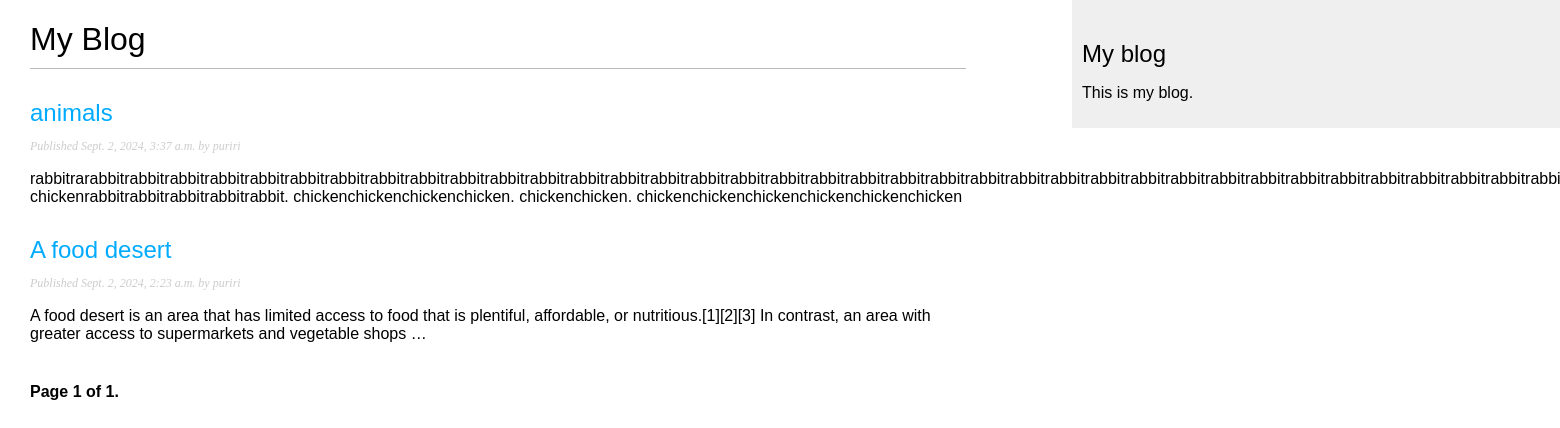
/blog/, run on an earlier commit of the app's database.
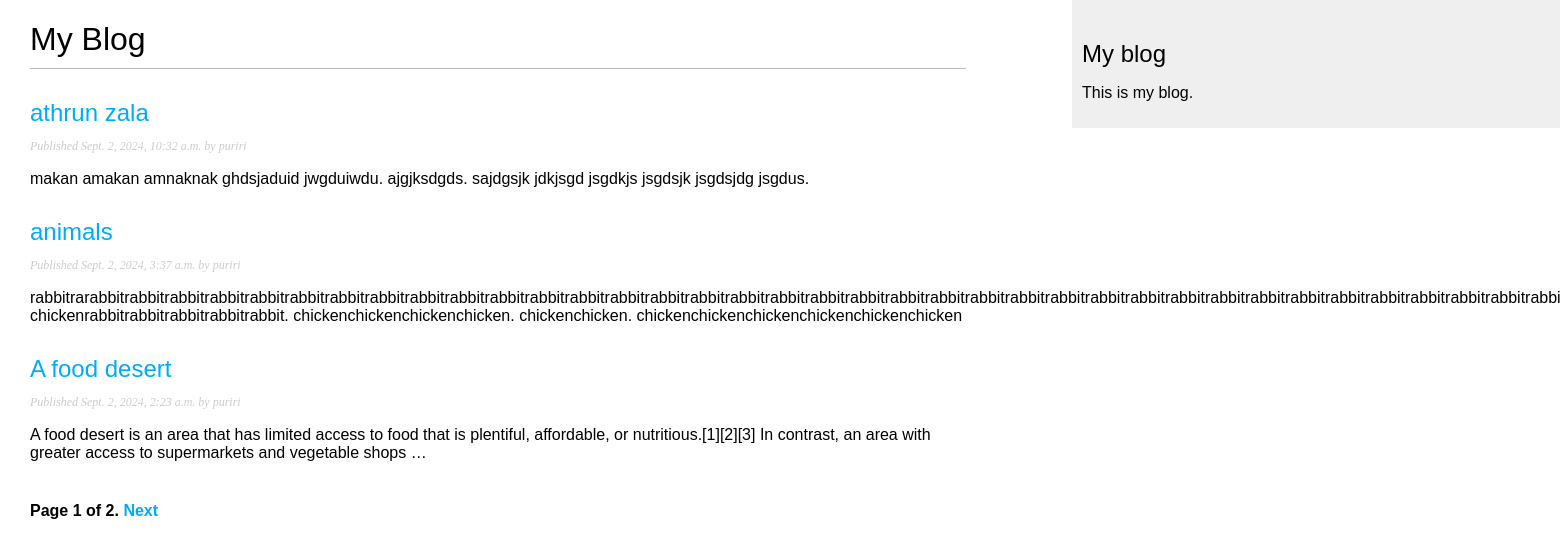
And on a later commit of the database.
### blog/models.py (models this page shows, shortened)
class Post(models.Model):
    class Status(models.TextChoices):
        DRAFT = 'DF', 'Draft'
        PUBLISHED = 'PB', 'Published'
    title = models.CharField(max_length=250)
    slug = models.SlugField(
        max_length=250,
        unique_for_date='publish'
        )
    author = models.ForeignKey(
        settings.AUTH_USER_MODEL,
        on_delete=models.CASCADE,
        related_name='blog_posts'
    )
    body = models.TextField()
    publish = models.DateTimeField(default=timezone.now)
    created = models.DateTimeField(auto_now_add=True)
    updated = models.DateTimeField(auto_now=True)
    status = models.CharField(
        max_length=2,
        choices=Status,
        default=Status.DRAFT
    )
    objects = models.Manager() # The default manager.
    published = PublishedManager() # Our custom manager.
    class Meta:
        ordering = ['-publish']
        indexes = [models.Index(fields=['-publish']),]
    def get_absolute_url(self):
        return reverse(
            'blog:post_detail',
            args=[
                self.publish.year,
                self.publish.month,
                self.publish.day,
                self.slug
            ]
        )

### blog/views.py (the view)
# urls.py: path('', views.post_list, name='post_list'),
def post_list(request):
    post_list = Post.published.all()
    paginator = Paginator(post_list, 3)
    page_number = request.GET.get('page', 1)
    try:
        posts = paginator.page(page_number)
    except PageNotAnInteger:
        posts = paginator.page(1)
    except EmptyPage:
        posts = paginator.page(paginator.num_pages)
    return render(
        request,
        'blog/post/list.html',
        {'posts': posts}
    )

### blog/models.py (called while the page is built)
    def get_queryset(self):
        return(
            super().get_queryset().filter(status=Post.Status.PUBLISHED)
            )

### blog/templates/blog/post/list.html (shortened to what this page needs)
{% extends "blog/base.html" %}
{% block content %}
  <h1>My Blog</h1>
  {% for post in posts %}
    <h2>
      <a href="{{ post.get_absolute_url }}">
        {{ post.title }}
      </a>
    </h2>
    <p class="date">
      Published {{ post.publish }} by {{ post.author }}
    </p>
    {{ post.body|truncatewords:30|linebreaks }}
  {% endfor %}
  {% include "pagination.html" with page=posts %}
{% endblock %}

### blog/templates/blog/base.html (shortened to what this page needs)
{% load static %}
<!DOCTYPE html>
<html>
<head>
  <link href="{% static "css/blog.css" %}" rel="stylesheet">
</head>
<body>
  <div id="content">
    {% block content %}
    {% endblock %}
  </div>
  <div id="sidebar">
    <h2>My blog</h2>
    <p>This is my blog.</p>
  </div>
</body>
</html>

### blog/templates/pagination.html (shortened to what this page needs)
<div class="pagination">
    <span class="step-links">
      <span class="current">
        Page {{ page.number }} of {{ page.paginator.num_pages }}.
      </span>
      {% if page.has_next %}
        <a href="?page={{ page.next_page_number }}">Next</a>
      {% endif %}
    </span>
  </div>

### blog/static/css/blog.css (style rules this page uses)
body { margin:0; padding:0; font-family:helvetica, sans-serif; }
a { color:#00abff; text-decoration:none; }
h1 { font-weight:normal; border-bottom:1px solid #bbb; padding:0 0 10px 0; }
h2 { font-weight:normal; margin:30px 0 0; }
#content { float:left; width:60%; padding:0 0 0 30px; }
#sidebar { float:right; width:30%; padding:10px; background:#efefef; height:100%; }
p.date { color:#ccc; font-family: georgia, serif; font-size: 12px; font-style: italic; }
.pagination { margin:40px 0; font-weight:bold; }

What changed in the data, as far as the page shows it:
added Post: title "athrun zala", publish "Sept. 2, 2024, 10:32 a.m.", author "puriri", body "makan amakan amnaknak ghdsjaduid jwgduiwdu. ajgjksdgds. sajdgsjk jdkjsgd jsgdkjs jsgdsjk jsgdsjdg jsgdus."
Also different on the page:
{{ page.paginator.num_pages }}: "1" → "2"
text now shown: "Next"
